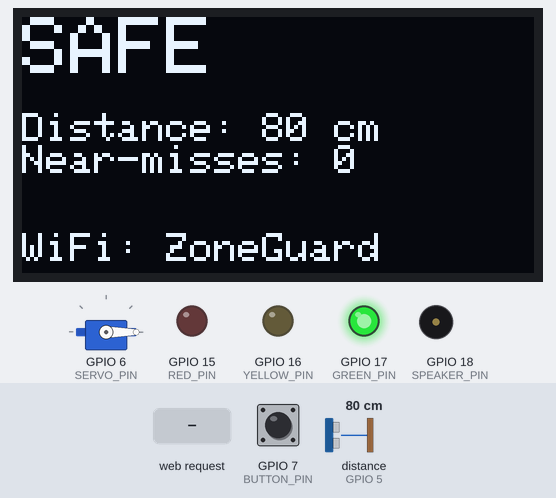
Recording of a sketch running on a simulated ESP32-S3. Parts: servo, 128×64 one-colour display, output pins drawn as LEDs (lit = HIGH), buzzer (waves = sounding). Wiring (inferred from the names in the program): ultrasonic range finder: trigger GPIO 4; echo GPIO 5. Dashed ring = blinking. The inputs (shaded band) are chosen by the test bench; at power-on: distance to the obstacle (sensor on GPIO 5) 80 cm, GPIO 7 (BUTTON_PIN) HIGH. The echo pulse lasts 58.3 µs per cm; servo pulses on a pin are drawn as a servo (544–2400 µs = 0–180°); pins used as bus, display or sensor lines are not drawn; what the sketch prints to the serial monitor is not drawn.

Above: at 3.0 s.
3.1 s: distance to the obstacle (sensor on GPIO 5) set to 53 cm
At 4.3 s:
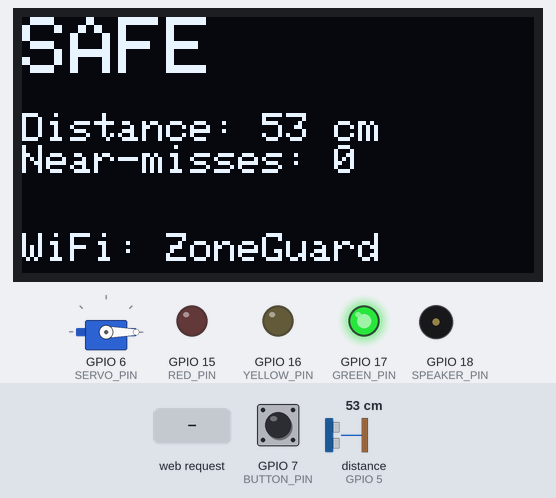
4.6 s: distance to the obstacle (sensor on GPIO 5) set to 45 cm
At 7.4 s:
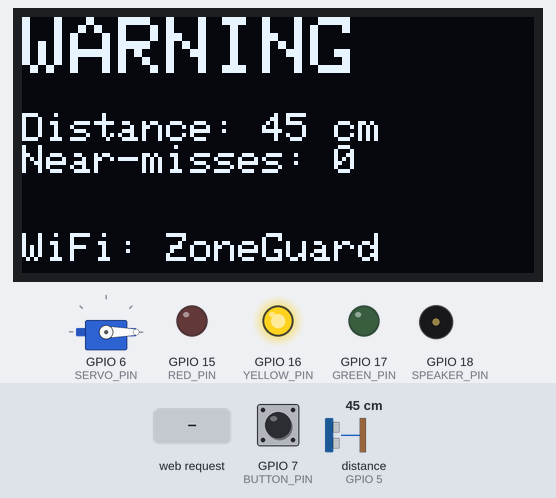
7.6 s: GPIO 7 (BUTTON_PIN) pulled LOW for 0.15 s
At 9.0 s:
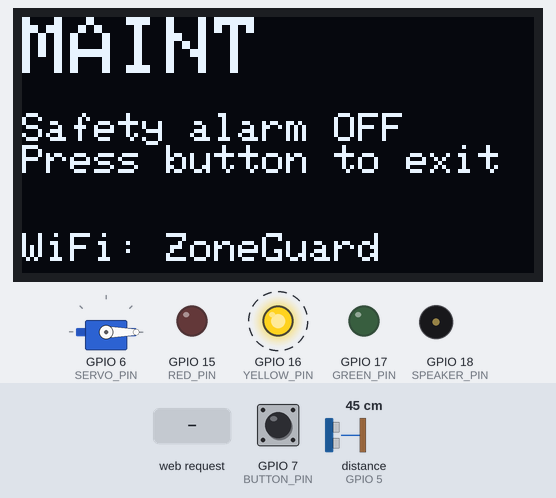
10.6 s: HTTP request GET /maint received
At 11.5 s:
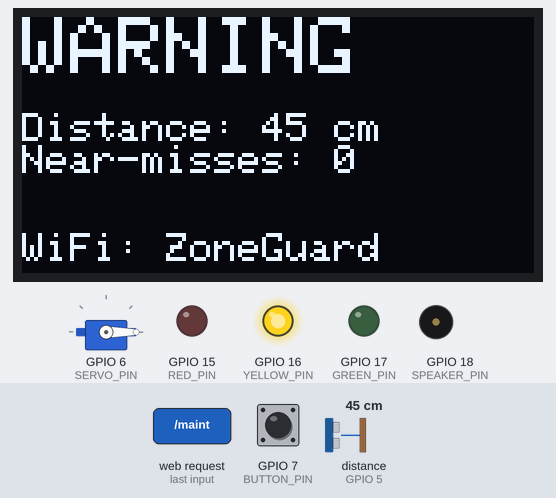
12.2 s: distance to the obstacle (sensor on GPIO 5) set to 22 cm
At 13.5 s:
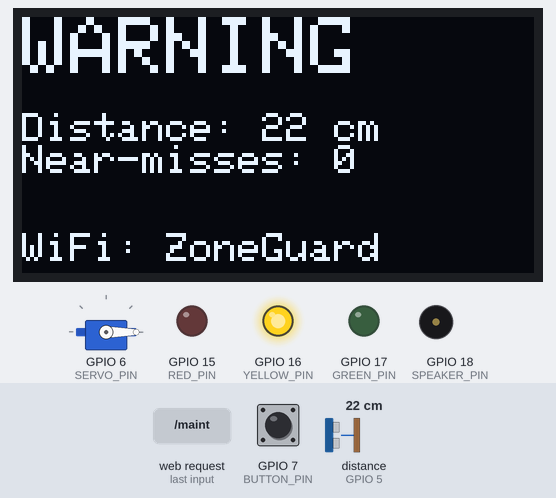
14.2 s: distance to the obstacle (sensor on GPIO 5) set to 17 cm
At 14.46 s:
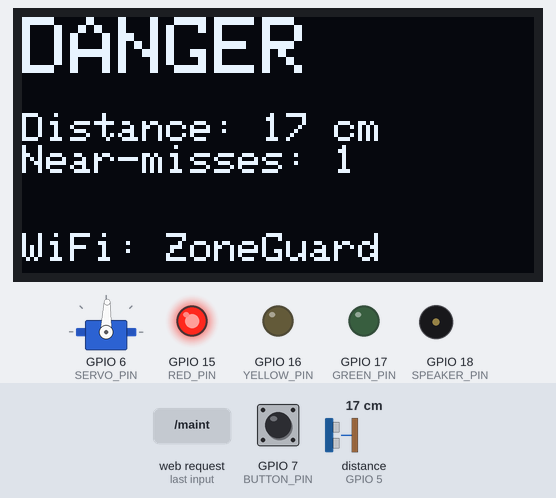
Timing chart, 0 to 17.0 s (numbered marks = the images above; inputs shaded):
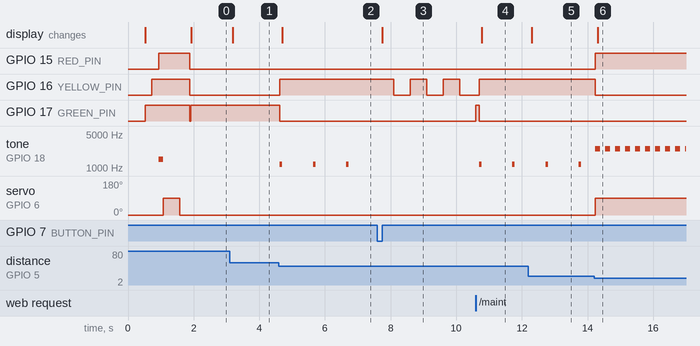

Measured:
- the behaviour switches between 50 and 49 cm on distance to the obstacle (sensor on GPIO 5) (found by bisection; images 1 and 2)
- the behaviour switches between 20 and 19 cm on distance to the obstacle (sensor on GPIO 5) (found by bisection; images 5 and 6)
- after the input at 3.1 s, the display: changes after 0.09 s (image 1)
- after the input at 4.6 s, GPIO 16 (YELLOW_PIN): LOW → HIGH at once; GPIO 17 (GREEN_PIN): HIGH → LOW at once; tone on GPIO 18 (SPEAKER_PIN): alternates 1200 Hz for 0.07 s and silent for 0.94 s, starting at once; the display: changes after 0.11 s (image 2)
- after the input at 7.6 s, GPIO 16 (YELLOW_PIN): alternates HIGH for 0.50 s and LOW for 0.50 s, starting after 0.50 s; tone on GPIO 18 (SPEAKER_PIN): stops changing and stays silent; the display: changes after 0.14 s (image 3)
- after the input at 10.6 s, GPIO 17 (GREEN_PIN): LOW → HIGH at once, → LOW 0.10 s later; tone on GPIO 18 (SPEAKER_PIN): alternates 1200 Hz for 0.07 s and silent for 0.94 s, starting after 0.10 s; the display: changes after 0.18 s (image 4)
- after the input at 12.2 s, the display: changes after 0.09 s (image 5)
- after the input at 14.2 s, GPIO 15 (RED_PIN): LOW → HIGH at once; GPIO 16 (YELLOW_PIN): HIGH → LOW at once; tone on GPIO 18 (SPEAKER_PIN): alternates 2500 Hz for 0.15 s and silent for 0.15 s, starting at once; servo on GPIO 6 (SERVO_PIN): 0° → 88° at once; the display: changes after 0.11 s (image 6)

The sketch:

safety_monitor.ino
```cpp
/*
  ZONEGUARD - Machine Zone Safety Monitor - HowdyHack 2026
  ESP32-S3 + HC-SR04 ultrasonic + 3 LED stack light + speaker/amp
  + servo barrier arm + maintenance button + OLED + phone dashboard

  NEW:
    - MAINTENANCE MODE: press the button (or tap it on the phone) to disable
      the alarm + barrier while someone works on the machine. Logged.
    - INCIDENT REPORT: every danger incident is logged with real clock time,
      how long it lasted, closest distance, and whether it was acknowledged.
      Download the full report as a spreadsheet (CSV) from the phone.

  PHONE DASHBOARD:
    1. On your phone, join Wi-Fi "ZoneGuard" (password: howdyhack26)
    2. Open http://192.168.4.1 in your browser

  Libraries: Adafruit SSD1306 (+ Adafruit GFX)
  Board: ESP32S3 Dev Module (esp32 by Espressif, version 3.x)
*/

#include <WiFi.h>
#include <WebServer.h>
#include <Wire.h>
#include <Adafruit_GFX.h>
#include <Adafruit_SSD1306.h>

// ---------------- PINS ----------------
const int TRIG_PIN    = 4;
const int ECHO_PIN    = 5;
const int SERVO_PIN   = 6;
const int BUTTON_PIN  = 7;   // maintenance mode button
const int SDA_PIN     = 8;
const int SCL_PIN     = 9;
const int RED_PIN     = 15;
const int YELLOW_PIN  = 16;
const int GREEN_PIN   = 17;
const int SPEAKER_PIN = 18;

// ---------------- SETTINGS ----------------
const float WARNING_CM = 50.0;
const float DANGER_CM  = 20.0;
const int BARRIER_UP   = 0;
const int BARRIER_DOWN = 90;
const char* WIFI_NAME  = "ZoneGuard";
const char* WIFI_PASS  = "howdyhack26";

const int SERVO_CH   = 0;
const int SPEAKER_CH = 2;

// ---------------- GLOBALS ----------------
Adafruit_SSD1306 display(128, 64, &Wire, -1);
bool oledOK = false;
WebServer server(80);

enum Zone { SAFE, WARNING, DANGER };
Zone zone = SAFE;
float distanceCm = 999;
unsigned long nearMisses = 0;
bool muted = false;
bool maintenance = false;

// Incident log (newest first)
// type: 0 = danger incident, 1 = maintenance ON, 2 = maintenance OFF
struct Incident {
  uint16_t id;
  uint8_t type;
  unsigned long start;
  unsigned long end;     // 0 = still happening
  float minDist;
  bool acked;
};
const int LOG_SIZE = 50;
Incident logs[LOG_SIZE];
int logCount = 0;
uint16_t nextId = 1;
bool dangerActive = false;   // when true, logs[0] is the ongoing danger incident

unsigned long lastRead = 0, lastBeep = 0, lastOled = 0, lastButton = 0, lastBlink = 0;
bool beepOn = false, blinkOn = false, lastButtonDown = false;

// ---------------- PHONE DASHBOARD ----------------
const char PAGE[] PROGMEM = R"rawliteral(
<!DOCTYPE html><html><head><meta charset="utf-8">
<meta name="viewport" content="width=device-width,initial-scale=1">
<title>ZoneGuard</title>
<style>
body{margin:0;font-family:system-ui,sans-serif;background:#111;color:#eee;padding:16px}
h1{font-size:20px;margin:0 0 12px}
h2{font-size:17px;margin:22px 0 8px}
#card{border-radius:16px;padding:24px;text-align:center;background:#333;transition:background .2s}
#zone{font-size:38px;font-weight:800}
#dist{font-size:18px;margin-top:6px}
.row{display:flex;gap:10px;margin-top:12px}
.box{flex:1;background:#222;border-radius:12px;padding:12px;text-align:center;font-size:13px}
.big{font-size:28px;font-weight:800}
button{width:100%;margin-top:10px;padding:14px;font-size:16px;border:0;border-radius:12px;background:#333;color:#eee}
#maintBtn{background:#1a73e8;color:#fff}
#dl{background:#1e8e3e;color:#fff}
ul{list-style:none;padding:0;margin:0}
li{background:#222;border-radius:10px;padding:10px;margin-bottom:6px;font-size:14px;line-height:1.4}
.tag{font-weight:800}
.danger{color:#ff6b5e}.maint{color:#7ab4ff}.muted{color:#999;font-size:12px}
</style></head><body>
<h1>&#9888;&#65039; ZoneGuard Safety Monitor</h1>
<div id="card"><div id="zone">--</div><div id="dist">connecting...</div></div>
<div class="row">
  <div class="box"><div class="big" id="n">0</div>near-misses</div>
  <div class="box"><div class="big" id="up">0:00</div>shift time</div>
  <div class="box"><div class="big" id="last">--</div>last incident</div>
</div>
<button onclick="fetch('/mute')">Acknowledge alarm</button>
<button id="maintBtn" onclick="fetch('/maint')">Start maintenance mode</button>
<h2>Incident report</h2>
<ul id="log"><li class="muted">No incidents yet</li></ul>
<button id="dl" onclick="downloadCSV()">Download report (CSV)</button>
<button onclick="if(confirm('Reset shift data?'))fetch('/reset')">Reset shift data</button>
<script>
const colors={SAFE:'#1e8e3e',WARNING:'#e0a800',DANGER:'#d93025'};
let last=null;
function fmt(ms){let s=Math.floor(ms/1000),m=Math.floor(s/60),h=Math.floor(m/60);
  return (h?h+':'+String(m%60).padStart(2,'0'):m)+':'+String(s%60).padStart(2,'0')}
function clock(d,ms){return new Date(Date.now()-(d.up-ms))}
function t(d,ms){return clock(d,ms).toLocaleTimeString([],{hour:'numeric',minute:'2-digit',second:'2-digit'})}
function dur(e,d){return (((e.e||d.up)-e.s)/1000).toFixed(1)+' s'}
function render(d){
  const z=d.mt?'MAINTENANCE':d.z;
  document.getElementById('zone').textContent=z+(d.m&&!d.mt?' (ack)':'');
  document.getElementById('card').style.background=d.mt?'#1a73e8':colors[d.z];
  document.getElementById('dist').textContent=d.mt?'Safety alarm disabled for maintenance':
    (d.d<0?'Nobody nearby':d.d.toFixed(0)+' cm from machine');
  document.getElementById('n').textContent=d.n;
  document.getElementById('up').textContent=fmt(d.up);
  const lastDanger=d.log.find(e=>e.y==0);
  document.getElementById('last').textContent=lastDanger?fmt(d.up-lastDanger.s)+' ago':'--';
  document.getElementById('maintBtn').textContent=d.mt?'End maintenance mode':'Start maintenance mode';
  document.getElementById('log').innerHTML=d.log.length?d.log.map(e=>{
    if(e.y==0) return '<li><span class="tag danger">#'+e.i+' DANGER</span> at '+t(d,e.s)+
      '<br>Closest: '+e.d.toFixed(0)+' cm &middot; Lasted: '+dur(e,d)+(e.e?'':' (ongoing)')+
      '<br><span class="muted">'+(e.a?'Alarm acknowledged':'Not acknowledged')+'</span></li>';
    return '<li><span class="tag maint">&#128295; Maintenance '+(e.y==1?'STARTED':'ENDED')+'</span> at '+t(d,e.s)+'</li>';
  }).join(''):'<li class="muted">No incidents yet</li>';
}
async function tick(){try{last=await (await fetch('/data')).json();render(last)}catch(e){}}
function downloadCSV(){
  if(!last)return;
  const d=last;
  let rows=[['Incident #','Type','Start time','End time','Duration (s)','Closest distance (cm)','Acknowledged']];
  [...d.log].reverse().forEach(e=>{
    const type=e.y==0?'Danger zone entry':(e.y==1?'Maintenance started':'Maintenance ended');
    rows.push([e.i,type,clock(d,e.s).toLocaleString(),e.y==0&&e.e?clock(d,e.e).toLocaleString():'',
      e.y==0?(((e.e||d.up)-e.s)/1000).toFixed(1):'',e.y==0?e.d.toFixed(0):'',e.y==0?(e.a?'Yes':'No'):'']);
  });
  rows.push([]);rows.push(['Total near-misses',d.n]);rows.push(['Report generated',new Date().toLocaleString()]);
  const csv=rows.map(r=>r.map(c=>'"'+String(c).replace(/"/g,'""')+'"').join(',')).join('\n');
  const a=document.createElement('a');
  a.href=URL.createObjectURL(new Blob([csv],{type:'text/csv'}));
  a.download='zoneguard_incident_report.csv';
  document.body.appendChild(a);a.click();a.remove();
}
setInterval(tick,500);tick();
</script></body></html>
)rawliteral";

// ---------------- HELPERS ----------------
const char* zoneName(Zone z) {
  if (z == DANGER)  return "DANGER";
  if (z == WARNING) return "WARNING";
  return "SAFE";
}

void setServo(int angle) {
  int us = map(angle, 0, 180, 500, 2400);
  ledcWrite(SERVO_PIN, (uint32_t)us * 16383 / 20000);
}

void speaker(int freq) {
  ledcWriteTone(SPEAKER_PIN, freq);
}

float readOnce() {
  digitalWrite(TRIG_PIN, LOW);  delayMicroseconds(2);
  digitalWrite(TRIG_PIN, HIGH); delayMicroseconds(10);
  digitalWrite(TRIG_PIN, LOW);
  unsigned long us = pulseIn(ECHO_PIN, HIGH, 25000);
  if (us == 0) return 999;
  return us / 58.0;
}

float readDistance() {
  float a = readOnce(); delay(5);
  float b = readOnce(); delay(5);
  float c = readOnce();
  return max(min(a, b), min(max(a, b), c));
}

void addIncident(uint8_t type, float d) {
  for (int i = LOG_SIZE - 1; i > 0; i--) logs[i] = logs[i - 1];
  logs[0].id = nextId++;
  logs[0].type = type;
  logs[0].start = millis();
  logs[0].end = (type == 0) ? 0 : millis();
  logs[0].minDist = d;
  logs[0].acked = false;
  if (logCount < LOG_SIZE) logCount++;
}

void endDanger() {
  if (dangerActive) {
    logs[0].end = millis();
    dangerActive = false;
    Serial.printf("Incident #%u ended, lasted %.1f s\n", logs[0].id, (logs[0].end - logs[0].start) / 1000.0);
  }
}

void acknowledge() {
  if (zone == DANGER && !maintenance) {
    muted = true;
    if (dangerActive) logs[0].acked = true;
    Serial.println("Alarm acknowledged");
  }
}

void toggleMaintenance() {
  endDanger();
  maintenance = !maintenance;
  addIncident(maintenance ? 1 : 2, distanceCm);
  muted = false;
  zone = SAFE;               // re-check the zone fresh
  speaker(0); beepOn = false;
  setServo(BARRIER_UP);
  Serial.println(maintenance ? "MAINTENANCE MODE ON" : "MAINTENANCE MODE OFF");
}

void updateLights() {
  if (maintenance) {
    // slow yellow blink = maintenance
    if (millis() - lastBlink > 500) { lastBlink = millis(); blinkOn = !blinkOn; }
    digitalWrite(GREEN_PIN, LOW);
    digitalWrite(RED_PIN, LOW);
    digitalWrite(YELLOW_PIN, blinkOn);
    return;
  }
  digitalWrite(GREEN_PIN,  zone == SAFE);
  digitalWrite(YELLOW_PIN, zone == WARNING);
  digitalWrite(RED_PIN,    zone == DANGER);
}

void updateAlarm() {
  unsigned long now = millis();
  if (maintenance) {
    if (beepOn) { beepOn = false; speaker(0); }
    return;
  }
  if (zone == DANGER && !muted) {
    if (now - lastBeep > 150) {
      lastBeep = now;
      beepOn = !beepOn;
      speaker(beepOn ? 2500 : 0);
    }
  } else if (zone == WARNING) {
    if (!beepOn && now - lastBeep > 1000) { lastBeep = now; beepOn = true; speaker(1200); }
    else if (beepOn && now - lastBeep > 60) { beepOn = false; speaker(0); }
  } else if (beepOn) {
    beepOn = false;
    speaker(0);
  }
}

void updateOled() {
  if (!oledOK) return;
  display.clearDisplay();
  display.setTextColor(SSD1306_WHITE);
  display.setTextSize(2);
  display.setCursor(0, 0);
  if (maintenance) {
    display.println("MAINT");
    display.setTextSize(1);
    display.setCursor(0, 24);
    display.println("Safety alarm OFF");
    display.println("Press button to exit");
    display.setCursor(0, 54);
    display.print("WiFi: ZoneGuard");
    display.display();
    return;
  }
  display.println(zoneName(zone));
  display.setTextSize(1);
  display.setCursor(0, 24);
  if (distanceCm >= 999) display.println("Distance: --");
  else { display.print("Distance: "); display.print(distanceCm, 0); display.println(" cm"); }
  display.print("Near-misses: ");
  display.println(nearMisses);
  display.setCursor(0, 54);
  display.print(muted ? "ALARM ACKNOWLEDGED" : "WiFi: ZoneGuard");
  display.display();
}

void checkButton() {
  bool down = (digitalRead(BUTTON_PIN) == LOW);
  if (down && !lastButtonDown && millis() - lastButton > 300) {
    lastButton = millis();
    toggleMaintenance();
  }
  lastButtonDown = down;
}

void handleData() {
  String j;
  j.reserve(4000);
  j = "{\"d\":" + String(distanceCm >= 999 ? -1.0f : distanceCm, 1);
  j += ",\"z\":\"" + String(zoneName(zone)) + "\"";
  j += ",\"n\":" + String(nearMisses);
  j += ",\"m\":" + String(muted ? "true" : "false");
  j += ",\"mt\":" + String(maintenance ? "true" : "false");
  j += ",\"up\":" + String(millis());
  j += ",\"log\":[";
  for (int i = 0; i < logCount; i++) {
    if (i) j += ",";
    j += "{\"i\":" + String((unsigned int)logs[i].id);
    j += ",\"y\":" + String((unsigned int)logs[i].type);
    j += ",\"s\":" + String(logs[i].start);
    j += ",\"e\":" + String(logs[i].end);
    j += ",\"d\":" + String(logs[i].minDist >= 999 ? 0.0f : logs[i].minDist, 1);
    j += ",\"a\":" + String(logs[i].acked ? 1 : 0) + "}";
  }
  j += "]}";
  server.send(200, "application/json", j);
}

// ---------------- SETUP ----------------
void setup() {
  Serial.begin(115200);
  delay(500);
  Serial.println("ZoneGuard starting...");

  pinMode(TRIG_PIN, OUTPUT);
  pinMode(ECHO_PIN, INPUT);
  pinMode(RED_PIN, OUTPUT);
  pinMode(YELLOW_PIN, OUTPUT);
  pinMode(GREEN_PIN, OUTPUT);
  pinMode(BUTTON_PIN, INPUT_PULLUP);

  ledcAttachChannel(SERVO_PIN, 50, 14, SERVO_CH);
  ledcAttachChannel(SPEAKER_PIN, 2000, 8, SPEAKER_CH);
  speaker(0);
  setServo(BARRIER_UP);

  Wire.begin(SDA_PIN, SCL_PIN);
  oledOK = display.begin(SSD1306_SWITCHCAPVCC, 0x3C);

  // Wi-Fi: lower transmit power so it doesn't brown out the shared 3.3V rail
  WiFi.mode(WIFI_AP);
  bool apOK = WiFi.softAP(WIFI_NAME, WIFI_PASS, 6);
  WiFi.setTxPower(WIFI_POWER_11dBm);
  Serial.printf("Wi-Fi '%s' %s. Dashboard: http://", WIFI_NAME, apOK ? "started" : "FAILED");
  Serial.println(WiFi.softAPIP());

  server.on("/", []() { server.send_P(200, "text/html", PAGE); });
  server.on("/data", handleData);
  server.on("/mute", []() { acknowledge(); server.send(200, "text/plain", "ok"); });
  server.on("/maint", []() { toggleMaintenance(); server.send(200, "text/plain", "ok"); });
  server.on("/reset", []() {
    nearMisses = 0; logCount = 0; nextId = 1; dangerActive = false;
    server.send(200, "text/plain", "ok");
  });
  server.begin();

  // Startup self-test
  digitalWrite(GREEN_PIN, HIGH);  delay(200);
  digitalWrite(YELLOW_PIN, HIGH); delay(200);
  digitalWrite(RED_PIN, HIGH);
  speaker(1500); delay(150); speaker(0);
  setServo(BARRIER_DOWN); delay(500);
  setServo(BARRIER_UP);   delay(300);
  digitalWrite(GREEN_PIN, LOW);
  digitalWrite(YELLOW_PIN, LOW);
  digitalWrite(RED_PIN, LOW);
}

// ---------------- LOOP ----------------
void loop() {
  server.handleClient();
  checkButton();

  if (millis() - lastRead > 100) {
    lastRead = millis();
    distanceCm = readDistance();

    Zone newZone = SAFE;
    if (distanceCm < DANGER_CM || (zone == DANGER && distanceCm < DANGER_CM + 5)) newZone = DANGER;
    else if (distanceCm < WARNING_CM || (zone == WARNING && distanceCm < WARNING_CM + 5)) newZone = WARNING;

    if (!maintenance) {
      if (newZone == DANGER && zone != DANGER) {
        nearMisses++;
        addIncident(0, distanceCm);
        dangerActive = true;
        Serial.printf("INCIDENT #%u: danger zone entered at %.0f cm\n", logs[0].id, distanceCm);
      }
      if (newZone == DANGER && dangerActive && distanceCm < logs[0].minDist) {
        logs[0].minDist = distanceCm;   // track closest approach
      }
      if (newZone != DANGER && zone == DANGER) endDanger();
      if (newZone != DANGER) muted = false;
      if (newZone != zone) setServo(newZone == DANGER ? BARRIER_DOWN : BARRIER_UP);
    }
    zone = newZone;
  }

  updateLights();
  updateAlarm();

  if (millis() - lastOled > 250) {
    lastOled = millis();
    updateOled();
  }
}
```
